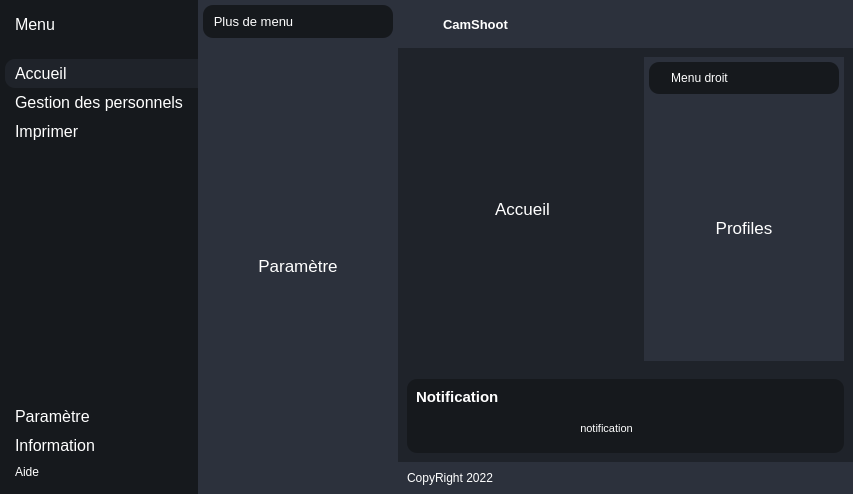
<?xml version="1.0" encoding="UTF-8"?>
<ui version="4.0">
 <class>MainWindow</class>
 <widget class="QMainWindow" name="MainWindow">
  <property name="geometry">
   <rect>
    <x>0</x>
    <y>0</y>
    <width>853</width>
    <height>494</height>
   </rect>
  </property>
  <property name="windowTitle">
   <string>MainWindow</string>
  </property>
  <property name="styleSheet">
   <string notr="true">*{
	border: none;
	background-color: transparent;
	background: transparent;
	padding:0;
	margin:0;
	color:#fff;
}

#centralwidget{
	background-color:#1f232a;
}

#leftMenuSubContainer{
	background-color: #16191d;
}

#leftMenuSubContainer QPushButton{
	text-align: left;
	padding: 5px 10px;
	border-top-left-radius:10px;
	border-bottom-left-radius:10px;
}

#centerMenuSubContainer,#rightMenuSubContainer{
	background-color:#2c313c;
}

#frame_4, #frame_8,#popupNotificationSubContainer{
	background-color:#16191d;
	border-radius:10px;
}

#headerContainer,#footerContainer{
	background-color:#2c313c;
}</string>
  </property>
  <widget class="QWidget" name="centralwidget">
   <layout class="QHBoxLayout" name="horizontalLayout">
    <property name="spacing">
     <number>0</number>
    </property>
    <property name="leftMargin">
     <number>0</number>
    </property>
    <property name="topMargin">
     <number>0</number>
    </property>
    <property name="rightMargin">
     <number>0</number>
    </property>
    <property name="bottomMargin">
     <number>0</number>
    </property>
    <item alignment="Qt::AlignLeft">
     <widget class="QWidget" name="leftMenuContainer" native="true">
      <layout class="QVBoxLayout" name="verticalLayout">
       <property name="spacing">
        <number>0</number>
       </property>
       <property name="leftMargin">
        <number>0</number>
       </property>
       <property name="topMargin">
        <number>0</number>
       </property>
       <property name="rightMargin">
        <number>0</number>
       </property>
       <property name="bottomMargin">
        <number>0</number>
       </property>
       <item alignment="Qt::AlignLeft">
        <widget class="QWidget" name="leftMenuSubContainer" native="true">
         <layout class="QVBoxLayout" name="verticalLayout_2">
          <property name="spacing">
           <number>0</number>
          </property>
          <property name="leftMargin">
           <number>5</number>
          </property>
          <property name="topMargin">
           <number>0</number>
          </property>
          <property name="rightMargin">
           <number>0</number>
          </property>
          <property name="bottomMargin">
           <number>0</number>
          </property>
          <item alignment="Qt::AlignTop">
           <widget class="QFrame" name="frame">
            <property name="frameShape">
             <enum>QFrame::StyledPanel</enum>
            </property>
            <property name="frameShadow">
             <enum>QFrame::Raised</enum>
            </property>
            <layout class="QHBoxLayout" name="horizontalLayout_2">
             <property name="spacing">
              <number>0</number>
             </property>
             <property name="leftMargin">
              <number>0</number>
             </property>
             <property name="topMargin">
              <number>10</number>
             </property>
             <property name="rightMargin">
              <number>0</number>
             </property>
             <property name="bottomMargin">
              <number>10</number>
             </property>
             <item>
              <widget class="QPushButton" name="menuBtn">
               <property name="font">
                <font>
                 <pointsize>12</pointsize>
                </font>
               </property>
               <property name="toolTip">
                <string>Menu</string>
               </property>
               <property name="text">
                <string>Menu</string>
               </property>
               <property name="icon">
                <iconset resource="../../PycharmProjects/CamShoot/UI/resources.qrc">
                 <normaloff>:/icons/align-justify.svg</normaloff>:/icons/align-justify.svg</iconset>
               </property>
               <property name="iconSize">
                <size>
                 <width>24</width>
                 <height>24</height>
                </size>
               </property>
              </widget>
             </item>
            </layout>
           </widget>
          </item>
          <item alignment="Qt::AlignTop">
           <widget class="QFrame" name="frame_2">
            <property name="sizePolicy">
             <sizepolicy hsizetype="Preferred" vsizetype="Preferred">
              <horstretch>0</horstretch>
              <verstretch>0</verstretch>
             </sizepolicy>
            </property>
            <property name="frameShape">
             <enum>QFrame::StyledPanel</enum>
            </property>
            <property name="frameShadow">
             <enum>QFrame::Raised</enum>
            </property>
            <layout class="QVBoxLayout" name="verticalLayout_3">
             <property name="spacing">
              <number>0</number>
             </property>
             <property name="leftMargin">
              <number>0</number>
             </property>
             <property name="topMargin">
              <number>10</number>
             </property>
             <property name="rightMargin">
              <number>0</number>
             </property>
             <property name="bottomMargin">
              <number>10</number>
             </property>
             <item>
              <widget class="QPushButton" name="AccueilBtn">
               <property name="font">
                <font>
                 <pointsize>12</pointsize>
                </font>
               </property>
               <property name="toolTip">
                <string>Accueil</string>
               </property>
               <property name="styleSheet">
                <string notr="true">background-color:#1F232a;</string>
               </property>
               <property name="text">
                <string>Accueil</string>
               </property>
               <property name="icon">
                <iconset resource="../../PycharmProjects/CamShoot/UI/resources.qrc">
                 <normaloff>:/icons/home.svg</normaloff>:/icons/home.svg</iconset>
               </property>
               <property name="iconSize">
                <size>
                 <width>24</width>
                 <height>24</height>
                </size>
               </property>
              </widget>
             </item>
             <item>
              <widget class="QPushButton" name="GestionBtn">
               <property name="font">
                <font>
                 <pointsize>12</pointsize>
                </font>
               </property>
               <property name="toolTip">
                <string>Gestion des pesonnels</string>
               </property>
               <property name="text">
                <string>Gestion des personnels </string>
               </property>
               <property name="icon">
                <iconset resource="../../PycharmProjects/CamShoot/UI/resources.qrc">
                 <normaloff>:/icons/list.svg</normaloff>:/icons/list.svg</iconset>
               </property>
               <property name="iconSize">
                <size>
                 <width>24</width>
                 <height>24</height>
                </size>
               </property>
              </widget>
             </item>
             <item>
              <widget class="QPushButton" name="imprimerBtn">
               <property name="font">
                <font>
                 <pointsize>12</pointsize>
                </font>
               </property>
               <property name="toolTip">
                <string>Imprimer</string>
               </property>
               <property name="text">
                <string>Imprimer</string>
               </property>
               <property name="icon">
                <iconset resource="../../PycharmProjects/CamShoot/UI/resources.qrc">
                 <normaloff>:/icons/printer.svg</normaloff>:/icons/printer.svg</iconset>
               </property>
               <property name="iconSize">
                <size>
                 <width>24</width>
                 <height>24</height>
                </size>
               </property>
              </widget>
             </item>
            </layout>
           </widget>
          </item>
          <item>
           <spacer name="verticalSpacer">
            <property name="orientation">
             <enum>Qt::Vertical</enum>
            </property>
            <property name="sizeHint" stdset="0">
             <size>
              <width>20</width>
              <height>40</height>
             </size>
            </property>
           </spacer>
          </item>
          <item alignment="Qt::AlignBottom">
           <widget class="QFrame" name="frame_3">
            <property name="frameShape">
             <enum>QFrame::StyledPanel</enum>
            </property>
            <property name="frameShadow">
             <enum>QFrame::Raised</enum>
            </property>
            <layout class="QVBoxLayout" name="verticalLayout_4">
             <property name="spacing">
              <number>0</number>
             </property>
             <property name="leftMargin">
              <number>0</number>
             </property>
             <property name="topMargin">
              <number>10</number>
             </property>
             <property name="rightMargin">
              <number>0</number>
             </property>
             <property name="bottomMargin">
              <number>10</number>
             </property>
             <item>
              <widget class="QPushButton" name="ParametreBtn">
               <property name="font">
                <font>
                 <pointsize>12</pointsize>
                </font>
               </property>
               <property name="toolTip">
                <string>Paramètre</string>
               </property>
               <property name="text">
                <string>Paramètre</string>
               </property>
               <property name="icon">
                <iconset resource="../../PycharmProjects/CamShoot/UI/resources.qrc">
                 <normaloff>:/icons/settings.svg</normaloff>:/icons/settings.svg</iconset>
               </property>
               <property name="iconSize">
                <size>
                 <width>24</width>
                 <height>24</height>
                </size>
               </property>
              </widget>
             </item>
             <item>
              <widget class="QPushButton" name="InformationBtn">
               <property name="font">
                <font>
                 <pointsize>12</pointsize>
                </font>
               </property>
               <property name="toolTip">
                <string>Information</string>
               </property>
               <property name="text">
                <string>Information</string>
               </property>
               <property name="icon">
                <iconset resource="../../PycharmProjects/CamShoot/UI/resources.qrc">
                 <normaloff>:/icons/info.svg</normaloff>:/icons/info.svg</iconset>
               </property>
               <property name="iconSize">
                <size>
                 <width>24</width>
                 <height>24</height>
                </size>
               </property>
              </widget>
             </item>
             <item>
              <widget class="QPushButton" name="AideBtn">
               <property name="toolTip">
                <string>Aide</string>
               </property>
               <property name="text">
                <string>Aide</string>
               </property>
               <property name="icon">
                <iconset resource="../../PycharmProjects/CamShoot/UI/resources.qrc">
                 <normaloff>:/icons/help-circle.svg</normaloff>:/icons/help-circle.svg</iconset>
               </property>
               <property name="iconSize">
                <size>
                 <width>24</width>
                 <height>24</height>
                </size>
               </property>
              </widget>
             </item>
            </layout>
           </widget>
          </item>
         </layout>
        </widget>
       </item>
      </layout>
     </widget>
    </item>
    <item>
     <widget class="QWidget" name="centerMenuContainer" native="true">
      <layout class="QVBoxLayout" name="verticalLayout_5">
       <property name="spacing">
        <number>0</number>
       </property>
       <property name="leftMargin">
        <number>0</number>
       </property>
       <property name="topMargin">
        <number>0</number>
       </property>
       <property name="rightMargin">
        <number>0</number>
       </property>
       <property name="bottomMargin">
        <number>0</number>
       </property>
       <item alignment="Qt::AlignLeft">
        <widget class="QWidget" name="centerMenuSubContainer" native="true">
         <property name="minimumSize">
          <size>
           <width>200</width>
           <height>0</height>
          </size>
         </property>
         <layout class="QVBoxLayout" name="verticalLayout_6">
          <property name="spacing">
           <number>5</number>
          </property>
          <property name="leftMargin">
           <number>5</number>
          </property>
          <property name="topMargin">
           <number>5</number>
          </property>
          <property name="rightMargin">
           <number>5</number>
          </property>
          <property name="bottomMargin">
           <number>5</number>
          </property>
          <item alignment="Qt::AlignTop">
           <widget class="QFrame" name="frame_4">
            <property name="frameShape">
             <enum>QFrame::StyledPanel</enum>
            </property>
            <property name="frameShadow">
             <enum>QFrame::Raised</enum>
            </property>
            <layout class="QHBoxLayout" name="horizontalLayout_3">
             <item>
              <widget class="QLabel" name="label">
               <property name="font">
                <font>
                 <pointsize>10</pointsize>
                </font>
               </property>
               <property name="text">
                <string>Plus de menu</string>
               </property>
               <property name="alignment">
                <set>Qt::AlignCenter</set>
               </property>
              </widget>
             </item>
             <item alignment="Qt::AlignRight">
              <widget class="QPushButton" name="pushButton">
               <property name="toolTip">
                <string>Close Menu</string>
               </property>
               <property name="text">
                <string/>
               </property>
               <property name="icon">
                <iconset resource="../../PycharmProjects/CamShoot/UI/resources.qrc">
                 <normaloff>:/icons/x-circle.svg</normaloff>:/icons/x-circle.svg</iconset>
               </property>
               <property name="iconSize">
                <size>
                 <width>24</width>
                 <height>24</height>
                </size>
               </property>
              </widget>
             </item>
            </layout>
           </widget>
          </item>
          <item>
           <widget class="QStackedWidget" name="stackedWidget">
            <widget class="QWidget" name="page">
             <layout class="QVBoxLayout" name="verticalLayout_7">
              <item>
               <widget class="QLabel" name="label_2">
                <property name="font">
                 <font>
                  <pointsize>13</pointsize>
                 </font>
                </property>
                <property name="text">
                 <string>Paramètre</string>
                </property>
                <property name="alignment">
                 <set>Qt::AlignCenter</set>
                </property>
               </widget>
              </item>
             </layout>
            </widget>
            <widget class="QWidget" name="page_2">
             <layout class="QVBoxLayout" name="verticalLayout_8">
              <item>
               <widget class="QLabel" name="label_3">
                <property name="font">
                 <font>
                  <pointsize>13</pointsize>
                 </font>
                </property>
                <property name="text">
                 <string>Informations</string>
                </property>
                <property name="alignment">
                 <set>Qt::AlignCenter</set>
                </property>
               </widget>
              </item>
             </layout>
            </widget>
            <widget class="QWidget" name="page_3">
             <layout class="QVBoxLayout" name="verticalLayout_9">
              <item>
               <widget class="QLabel" name="label_4">
                <property name="font">
                 <font>
                  <pointsize>13</pointsize>
                 </font>
                </property>
                <property name="text">
                 <string>Aide</string>
                </property>
                <property name="alignment">
                 <set>Qt::AlignCenter</set>
                </property>
               </widget>
              </item>
             </layout>
            </widget>
           </widget>
          </item>
         </layout>
        </widget>
       </item>
      </layout>
     </widget>
    </item>
    <item>
     <widget class="QWidget" name="mainBodyContainer" native="true">
      <property name="sizePolicy">
       <sizepolicy hsizetype="Expanding" vsizetype="Expanding">
        <horstretch>0</horstretch>
        <verstretch>0</verstretch>
       </sizepolicy>
      </property>
      <property name="font">
       <font>
        <pointsize>12</pointsize>
       </font>
      </property>
      <property name="styleSheet">
       <string notr="true"/>
      </property>
      <layout class="QVBoxLayout" name="verticalLayout_10">
       <property name="spacing">
        <number>0</number>
       </property>
       <property name="leftMargin">
        <number>0</number>
       </property>
       <property name="topMargin">
        <number>0</number>
       </property>
       <property name="rightMargin">
        <number>0</number>
       </property>
       <property name="bottomMargin">
        <number>0</number>
       </property>
       <item alignment="Qt::AlignTop">
        <widget class="QWidget" name="headerContainer" native="true">
         <layout class="QHBoxLayout" name="horizontalLayout_5">
          <item alignment="Qt::AlignLeft">
           <widget class="QFrame" name="frame_5">
            <property name="frameShape">
             <enum>QFrame::StyledPanel</enum>
            </property>
            <property name="frameShadow">
             <enum>QFrame::Raised</enum>
            </property>
            <layout class="QHBoxLayout" name="horizontalLayout_7">
             <property name="leftMargin">
              <number>0</number>
             </property>
             <property name="topMargin">
              <number>0</number>
             </property>
             <property name="rightMargin">
              <number>0</number>
             </property>
             <property name="bottomMargin">
              <number>0</number>
             </property>
             <item>
              <widget class="QLabel" name="label_5">
               <property name="minimumSize">
                <size>
                 <width>30</width>
                 <height>30</height>
                </size>
               </property>
               <property name="text">
                <string/>
               </property>
               <property name="pixmap">
                <pixmap resource="../../PycharmProjects/CamShoot/UI/resources.qrc">:/images/logoB.png</pixmap>
               </property>
              </widget>
             </item>
             <item>
              <widget class="QLabel" name="label_6">
               <property name="font">
                <font>
                 <pointsize>10</pointsize>
                 <weight>75</weight>
                 <bold>true</bold>
                </font>
               </property>
               <property name="text">
                <string>CamShoot</string>
               </property>
              </widget>
             </item>
            </layout>
           </widget>
          </item>
          <item alignment="Qt::AlignHCenter">
           <widget class="QFrame" name="frame_6">
            <property name="frameShape">
             <enum>QFrame::StyledPanel</enum>
            </property>
            <property name="frameShadow">
             <enum>QFrame::Raised</enum>
            </property>
            <layout class="QHBoxLayout" name="horizontalLayout_6">
             <property name="leftMargin">
              <number>0</number>
             </property>
             <property name="topMargin">
              <number>0</number>
             </property>
             <property name="rightMargin">
              <number>0</number>
             </property>
             <property name="bottomMargin">
              <number>0</number>
             </property>
             <item>
              <widget class="QPushButton" name="pushButton_6">
               <property name="toolTip">
                <string>More</string>
               </property>
               <property name="text">
                <string/>
               </property>
               <property name="icon">
                <iconset resource="../../PycharmProjects/CamShoot/UI/resources.qrc">
                 <normaloff>:/icons/more-horizontal.svg</normaloff>:/icons/more-horizontal.svg</iconset>
               </property>
               <property name="iconSize">
                <size>
                 <width>24</width>
                 <height>24</height>
                </size>
               </property>
              </widget>
             </item>
             <item>
              <widget class="QPushButton" name="pushButton_5">
               <property name="toolTip">
                <string>Profile</string>
               </property>
               <property name="text">
                <string/>
               </property>
               <property name="icon">
                <iconset resource="../../PycharmProjects/CamShoot/UI/resources.qrc">
                 <normaloff>:/icons/user.svg</normaloff>:/icons/user.svg</iconset>
               </property>
               <property name="iconSize">
                <size>
                 <width>24</width>
                 <height>24</height>
                </size>
               </property>
              </widget>
             </item>
            </layout>
           </widget>
          </item>
          <item alignment="Qt::AlignRight">
           <widget class="QFrame" name="frame_7">
            <property name="frameShape">
             <enum>QFrame::StyledPanel</enum>
            </property>
            <property name="frameShadow">
             <enum>QFrame::Raised</enum>
            </property>
            <layout class="QHBoxLayout" name="horizontalLayout_4">
             <property name="leftMargin">
              <number>0</number>
             </property>
             <property name="topMargin">
              <number>0</number>
             </property>
             <property name="rightMargin">
              <number>0</number>
             </property>
             <property name="bottomMargin">
              <number>0</number>
             </property>
             <item>
              <widget class="QPushButton" name="minimiseBtn">
               <property name="toolTip">
                <string>Minimize Window</string>
               </property>
               <property name="text">
                <string/>
               </property>
               <property name="icon">
                <iconset resource="../../PycharmProjects/CamShoot/UI/resources.qrc">
                 <normaloff>:/icons/minus.svg</normaloff>:/icons/minus.svg</iconset>
               </property>
               <property name="iconSize">
                <size>
                 <width>16</width>
                 <height>16</height>
                </size>
               </property>
              </widget>
             </item>
             <item>
              <widget class="QPushButton" name="restoreBtn">
               <property name="toolTip">
                <string>Restore Window</string>
               </property>
               <property name="text">
                <string/>
               </property>
               <property name="icon">
                <iconset resource="../../PycharmProjects/CamShoot/UI/resources.qrc">
                 <normaloff>:/icons/square.svg</normaloff>:/icons/square.svg</iconset>
               </property>
               <property name="iconSize">
                <size>
                 <width>16</width>
                 <height>16</height>
                </size>
               </property>
              </widget>
             </item>
             <item>
              <widget class="QPushButton" name="closeBtn">
               <property name="toolTip">
                <string>Close Window</string>
               </property>
               <property name="text">
                <string/>
               </property>
               <property name="icon">
                <iconset resource="../../PycharmProjects/CamShoot/UI/resources.qrc">
                 <normaloff>:/icons/x.svg</normaloff>:/icons/x.svg</iconset>
               </property>
               <property name="iconSize">
                <size>
                 <width>16</width>
                 <height>16</height>
                </size>
               </property>
              </widget>
             </item>
            </layout>
           </widget>
          </item>
         </layout>
        </widget>
       </item>
       <item>
        <widget class="QWidget" name="mainBodyContent" native="true">
         <property name="sizePolicy">
          <sizepolicy hsizetype="Preferred" vsizetype="Expanding">
           <horstretch>0</horstretch>
           <verstretch>0</verstretch>
          </sizepolicy>
         </property>
         <layout class="QHBoxLayout" name="horizontalLayout_8">
          <item>
           <widget class="QWidget" name="mainContentsContainer" native="true">
            <layout class="QVBoxLayout" name="verticalLayout_15">
             <item>
              <widget class="QStackedWidget" name="stackedWidget_3">
               <widget class="QWidget" name="page_8">
                <layout class="QVBoxLayout" name="verticalLayout_16">
                 <item>
                  <widget class="QLabel" name="label_10">
                   <property name="font">
                    <font>
                     <pointsize>13</pointsize>
                    </font>
                   </property>
                   <property name="text">
                    <string>Accueil</string>
                   </property>
                   <property name="alignment">
                    <set>Qt::AlignCenter</set>
                   </property>
                  </widget>
                 </item>
                </layout>
               </widget>
               <widget class="QWidget" name="page_9">
                <layout class="QVBoxLayout" name="verticalLayout_17">
                 <item>
                  <widget class="QLabel" name="label_11">
                   <property name="font">
                    <font>
                     <pointsize>13</pointsize>
                    </font>
                   </property>
                   <property name="text">
                    <string>Gestion des personnels</string>
                   </property>
                   <property name="alignment">
                    <set>Qt::AlignCenter</set>
                   </property>
                  </widget>
                 </item>
                </layout>
               </widget>
              </widget>
             </item>
            </layout>
           </widget>
          </item>
          <item alignment="Qt::AlignRight">
           <widget class="QWidget" name="rightMenuContainer" native="true">
            <property name="minimumSize">
             <size>
              <width>200</width>
              <height>0</height>
             </size>
            </property>
            <layout class="QVBoxLayout" name="verticalLayout_11">
             <property name="spacing">
              <number>0</number>
             </property>
             <property name="leftMargin">
              <number>0</number>
             </property>
             <property name="topMargin">
              <number>0</number>
             </property>
             <property name="rightMargin">
              <number>0</number>
             </property>
             <property name="bottomMargin">
              <number>0</number>
             </property>
             <item>
              <widget class="QWidget" name="rightMenuSubContainer" native="true">
               <property name="minimumSize">
                <size>
                 <width>200</width>
                 <height>0</height>
                </size>
               </property>
               <layout class="QVBoxLayout" name="verticalLayout_12">
                <property name="spacing">
                 <number>5</number>
                </property>
                <property name="leftMargin">
                 <number>5</number>
                </property>
                <property name="topMargin">
                 <number>5</number>
                </property>
                <property name="rightMargin">
                 <number>5</number>
                </property>
                <property name="bottomMargin">
                 <number>5</number>
                </property>
                <item>
                 <widget class="QFrame" name="frame_8">
                  <property name="frameShape">
                   <enum>QFrame::StyledPanel</enum>
                  </property>
                  <property name="frameShadow">
                   <enum>QFrame::Raised</enum>
                  </property>
                  <layout class="QHBoxLayout" name="horizontalLayout_9">
                   <item>
                    <widget class="QLabel" name="label_7">
                     <property name="text">
                      <string>Menu droit</string>
                     </property>
                     <property name="alignment">
                      <set>Qt::AlignCenter</set>
                     </property>
                    </widget>
                   </item>
                   <item alignment="Qt::AlignRight">
                    <widget class="QPushButton" name="pushButton_7">
                     <property name="toolTip">
                      <string>Close Menu</string>
                     </property>
                     <property name="text">
                      <string/>
                     </property>
                     <property name="icon">
                      <iconset resource="../../PycharmProjects/CamShoot/UI/resources.qrc">
                       <normaloff>:/icons/x-circle.svg</normaloff>:/icons/x-circle.svg</iconset>
                     </property>
                     <property name="iconSize">
                      <size>
                       <width>24</width>
                       <height>24</height>
                      </size>
                     </property>
                    </widget>
                   </item>
                  </layout>
                 </widget>
                </item>
                <item>
                 <widget class="QStackedWidget" name="stackedWidget_2">
                  <widget class="QWidget" name="page_4">
                   <layout class="QVBoxLayout" name="verticalLayout_13">
                    <item>
                     <widget class="QLabel" name="label_8">
                      <property name="font">
                       <font>
                        <pointsize>13</pointsize>
                       </font>
                      </property>
                      <property name="text">
                       <string>Profiles</string>
                      </property>
                      <property name="alignment">
                       <set>Qt::AlignCenter</set>
                      </property>
                     </widget>
                    </item>
                   </layout>
                  </widget>
                  <widget class="QWidget" name="page_5">
                   <layout class="QVBoxLayout" name="verticalLayout_14">
                    <item>
                     <widget class="QLabel" name="label_9">
                      <property name="font">
                       <font>
                        <pointsize>13</pointsize>
                       </font>
                      </property>
                      <property name="text">
                       <string>Plus...</string>
                      </property>
                      <property name="alignment">
                       <set>Qt::AlignCenter</set>
                      </property>
                     </widget>
                    </item>
                   </layout>
                  </widget>
                 </widget>
                </item>
               </layout>
              </widget>
             </item>
            </layout>
           </widget>
          </item>
         </layout>
        </widget>
       </item>
       <item>
        <widget class="QWidget" name="popupNotificationContainer" native="true">
         <layout class="QVBoxLayout" name="verticalLayout_18">
          <item>
           <widget class="QWidget" name="popupNotificationSubContainer" native="true">
            <layout class="QVBoxLayout" name="verticalLayout_19">
             <item>
              <widget class="QLabel" name="label_13">
               <property name="font">
                <font>
                 <pointsize>11</pointsize>
                 <weight>75</weight>
                 <bold>true</bold>
                </font>
               </property>
               <property name="text">
                <string>Notification</string>
               </property>
              </widget>
             </item>
             <item>
              <widget class="QFrame" name="frame_9">
               <property name="frameShape">
                <enum>QFrame::StyledPanel</enum>
               </property>
               <property name="frameShadow">
                <enum>QFrame::Raised</enum>
               </property>
               <layout class="QHBoxLayout" name="horizontalLayout_10">
                <item>
                 <widget class="QLabel" name="label_12">
                  <property name="sizePolicy">
                   <sizepolicy hsizetype="Expanding" vsizetype="Preferred">
                    <horstretch>0</horstretch>
                    <verstretch>0</verstretch>
                   </sizepolicy>
                  </property>
                  <property name="font">
                   <font>
                    <pointsize>8</pointsize>
                   </font>
                  </property>
                  <property name="text">
                   <string>notification</string>
                  </property>
                  <property name="alignment">
                   <set>Qt::AlignCenter</set>
                  </property>
                 </widget>
                </item>
                <item alignment="Qt::AlignRight">
                 <widget class="QPushButton" name="pushButton_8">
                  <property name="toolTip">
                   <string>Close notification</string>
                  </property>
                  <property name="text">
                   <string/>
                  </property>
                  <property name="icon">
                   <iconset resource="../../PycharmProjects/CamShoot/UI/resources.qrc">
                    <normaloff>:/icons/x-octagon.svg</normaloff>:/icons/x-octagon.svg</iconset>
                  </property>
                  <property name="iconSize">
                   <size>
                    <width>24</width>
                    <height>24</height>
                   </size>
                  </property>
                 </widget>
                </item>
               </layout>
              </widget>
             </item>
            </layout>
           </widget>
          </item>
         </layout>
        </widget>
       </item>
       <item>
        <widget class="QWidget" name="footerContainer" native="true">
         <layout class="QHBoxLayout" name="horizontalLayout_11">
          <property name="spacing">
           <number>0</number>
          </property>
          <property name="leftMargin">
           <number>0</number>
          </property>
          <property name="topMargin">
           <number>0</number>
          </property>
          <property name="rightMargin">
           <number>0</number>
          </property>
          <property name="bottomMargin">
           <number>0</number>
          </property>
          <item>
           <widget class="QFrame" name="frame_10">
            <property name="frameShape">
             <enum>QFrame::StyledPanel</enum>
            </property>
            <property name="frameShadow">
             <enum>QFrame::Raised</enum>
            </property>
            <layout class="QHBoxLayout" name="horizontalLayout_12">
             <item>
              <widget class="QLabel" name="label_14">
               <property name="text">
                <string>CopyRight 2022</string>
               </property>
              </widget>
             </item>
            </layout>
           </widget>
          </item>
          <item>
           <widget class="QFrame" name="sizeGrip">
            <property name="minimumSize">
             <size>
              <width>30</width>
              <height>30</height>
             </size>
            </property>
            <property name="maximumSize">
             <size>
              <width>30</width>
              <height>30</height>
             </size>
            </property>
            <property name="frameShape">
             <enum>QFrame::StyledPanel</enum>
            </property>
            <property name="frameShadow">
             <enum>QFrame::Raised</enum>
            </property>
           </widget>
          </item>
         </layout>
        </widget>
       </item>
      </layout>
     </widget>
    </item>
   </layout>
  </widget>
 </widget>
 <resources>
  <include location="../../PycharmProjects/CamShoot/UI/resources.qrc"/>
  <include location="../../PycharmProjects/CamShoot/UI/resources.qrc"/>
 </resources>
 <connections/>
</ui>
